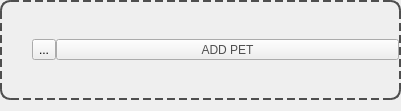
                    <widget class="QWidget" name="scrollAreaWidgetContents_4">
                     <property name="geometry">
                      <rect>
                       <x>0</x>
                       <y>0</y>
                       <width>401</width>
                       <height>109</height>
                      </rect>
                     </property>
                     <layout class="QGridLayout" name="gridLayout_6">
                      <property name="leftMargin">
                       <number>0</number>
                      </property>
                      <property name="topMargin">
                       <number>0</number>
                      </property>
                      <property name="rightMargin">
                       <number>0</number>
                      </property>
                      <property name="spacing">
                       <number>10</number>
                      </property>
                      <item row="0" column="0" alignment="Qt::AlignTop">
                       <widget class="QFrame" name="addPetButton">
                        <property name="sizePolicy">
                         <sizepolicy hsizetype="Expanding" vsizetype="Fixed">
                          <horstretch>0</horstretch>
                          <verstretch>0</verstretch>
                         </sizepolicy>
                        </property>
                        <property name="minimumSize">
                         <size>
                          <width>401</width>
                          <height>100</height>
                         </size>
                        </property>
                        <property name="cursor">
                         <cursorShape>PointingHandCursor</cursorShape>
                        </property>
                        <property name="styleSheet">
                         <string notr="true">#addPetButton{
	border-radius:10px;
	border:2px dashed #4F4F4F;
}
#addPetButton:hover{
	background-color:rgb(230, 230, 230);
}</string>
                        </property>
                        <property name="frameShape">
                         <enum>QFrame::StyledPanel</enum>
                        </property>
                        <property name="frameShadow">
                         <enum>QFrame::Raised</enum>
                        </property>
                        <layout class="QHBoxLayout" name="horizontalLayout_16">
                         <property name="spacing">
                          <number>0</number>
                         </property>
                         <property name="leftMargin">
                          <number>30</number>
                         </property>
                         <property name="topMargin">
                          <number>0</number>
                         </property>
                         <property name="rightMargin">
                          <number>0</number>
                         </property>
                         <property name="bottomMargin">
                          <number>0</number>
                         </property>
                         <item>
                          <widget class="QToolButton" name="plusSignBtn">
                           <property name="cursor">
                            <cursorShape>PointingHandCursor</cursorShape>
                           </property>
                           <property name="text">
                            <string>...</string>
                           </property>
                           <property name="icon">
                            <iconset resource="resource.qrc">
                             <normaloff>:/Icons/Icons/AddIconAppointment.png</normaloff>:/Icons/Icons/AddIconAppointment.png</iconset>
                           </property>
                           <property name="iconSize">
                            <size>
                             <width>50</width>
                             <height>50</height>
                            </size>
                           </property>
                          </widget>
                         </item>
                         <item>
                          <widget class="QToolButton" name="addpetQtoolBtn">
                           <property name="sizePolicy">
                            <sizepolicy hsizetype="Expanding" vsizetype="Fixed">
                             <horstretch>0</horstretch>
                             <verstretch>0</verstretch>
                            </sizepolicy>
                           </property>
                           <property name="cursor">
                            <cursorShape>PointingHandCursor</cursorShape>
                           </property>
                           <property name="styleSheet">
                            <string notr="true">font: 81 30pt &quot;Montserrat ExtraBold&quot;;
color:#4F4F4F;</string>
                           </property>
                           <property name="text">
                            <string>ADD PET</string>
                           </property>
                          </widget>
                         </item>
                        </layout>
                       </widget>
                      </item>
                     </layout>
                    </widget>
